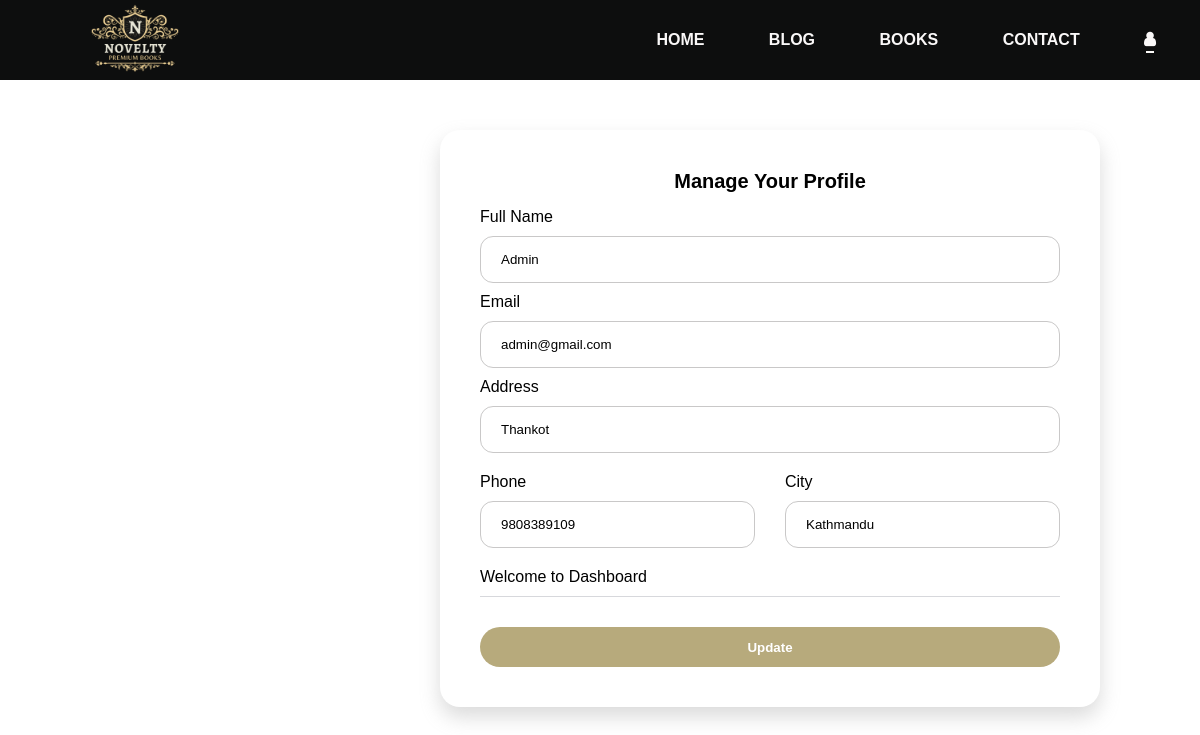
The app's page /User/user.php (signed in) with its own data.
### tables this page shows
CREATE TABLE `users` (
  `id` int(11) NOT NULL,
  `name` varchar(191) NOT NULL,
  `email` varchar(191) NOT NULL,
  `address` varchar(191) DEFAULT NULL,
  `phone` varchar(15) NOT NULL,
  `city` varchar(191) DEFAULT NULL,
  `password` varchar(191) NOT NULL,
  `role_as` tinyint(4) NOT NULL DEFAULT 0,
  `created_at` timestamp NOT NULL DEFAULT current_timestamp()
);

### User/user.php (the view, shortened to what this page needs)
<?php
if(!isset($_SESSION['auth']))
{
  header('Location: ../Login/login.php');
  exit();
}
else
{
?>
<!DOCTYPE html>
<html lang="en">
<head>
  <link href='https://unpkg.com/boxicons@2.1.1/css/boxicons.min.css' rel='stylesheet'>
    <link rel="stylesheet" href="https://stackpath.bootstrapcdn.com/font-awesome/4.7.0/css/font-awesome.min.css">
	<link rel="stylesheet" type="text/css" href="user.css">
</head>
<body>
<div class="navbar">
      <a href="../Home/Index.php"><img src="./Images/logo.png" class="logo"></a>
      <ul>
        <li><a  href="../Home/Index.php">HOME</a></li>
        <li><a href="../Blog/Blog.php">BLOG</a></li>
        <li><a href="../Book/Book.php">BOOKS</a></li>
        <li><a href="../Contact/Contact.php">CONTACT</a></li>
        <li><a class="active" onclick="toggleMenu()"><i class="fa fa-user"></i></a>&nbsp;</li>
      </ul>
              </div>
      <div class="container">
        <div class="checkoutLayout">
            <div class="right">
                <h3>Manage Your Profile</h3>
                <?php
            require '../Dashboard/configer/dbcon.php';
            $product = "Select * from users where id =".$_SESSION['id'];
            $result = mysqli_query($con, $product);
             $row = mysqli_fetch_assoc($result);
             ?>
                <form action="../Login/functions/authcode.php" method="POST">
                    <div class="group">
                        <label for="name">Full Name</label>
                        <input type="text" name="name" id="name" value="<?php echo $row['name']; ?>" required>
                    </div>
                    <div class="group">
                        <label for="email">Email</label>
                        <input type="email" id="email"  value="<?php echo $row['email']; ?>" disabled>
                    </div>
                    <div class="group">
                        <label for="address">Address</label>
                        <input type="text" name="address" value="<?php echo $row['address']; ?>" id="address"required>
                    </div>
                    <div class="sahii">
                        <div class="group">
                            <label for="phone">Phone</label>
                            <input type="number" value="<?php echo $row['phone']; ?>" name="phone" id="phone" required>
                        </div>
                        <div class="group">
                            <label for="city">City</label>
                            <input type="text" name="city" value="<?php echo $row['city']; ?>" id="city" required>
                        </div>
                    </div>
                    <?php if(isset($_SESSION['message']))
                    {
                    ?>
                    <?= $_SESSION['message'];?>
                    <?php
                    }
                    ?>
                    <div class="return">
                        </div>
                        <button type="submit" class="buttonCheckout" name="updateUserBtn">Update</button>
                    </div>
            </div>
        </div>
<?php
}
?>
</body>
</html>

### User/user.css (style rules this page uses)
* { margin: 0; padding: 0; box-sizing: border-box; font-family: 'Spartan' ,sans-serif; }
.navbar { width: 100%; top:0; left:0; transition: 0.6s;; margin: auto; padding: 35px 0; display: flex; align-items: center; justify-content: space-between; background-color: #0d0e0e; height:15px; padding: 40px 10px; z-index: 999; position: fixed; top: 0; left: 0; }
.logo { width: 100px; cursor: pointer; margin-left: 75%; }
.navbar ul li { list-style: none; display: inline-flex; margin: 0 30px; position: relative; }
.navbar ul li a { cursor: pointer; text-decoration: none; color: #faf8f8; text-transform: uppercase; font-weight: bold; }
.navbar ul li i { cursor: pointer; text-decoration: none; color: #faf8f8; text-transform: uppercase; font-weight: bold; }
.navbar ul li i:hover, .navbar li i.active .navbar li a:hover, .navbar li a.active { transition: 0.3s; }
.navbar li a.active::after, .navbar li a:hover::after { content: ""; width: 50%; height: 2px; background-color: #fbfaf8; position: absolute; bottom: -4px; left: 2px; transition: 0.3s; }
body::before { content: ""; position: fixed; top: 0; left: 0; width: 105%; height: 105%; background-size: cover; background-image: url(./Images/background.png); filter: blur(8px); z-index: -1; }
.container { margin-top: 110px; margin-left: 420px; align-items: center; transition: transform 1s; }
.checkoutLayout { display: grid; grid-template-columns: repeat(2, 1fr); gap: 50px; padding: 20px; margin-top: 80px; }
.checkoutLayout .right { background-color: #fff; margin-right: 75px; border-radius: 20px; padding: 40px; color: #000; box-shadow: 0 10px 20px #94949455; }
.checkoutLayout .right h3 { margin-bottom: 15px; font-size: 20px; text-align: center; }
.checkoutLayout .right input { margin-top: 10px; margin-bottom: 10px; }
.checkoutLayout .right .return { border-top: 1px solid #d7d8dc; }
.checkoutLayout form h1, .checkoutLayout form .group:nth-child(-n+3) { grid-column-start: 1; grid-column-end: 3; }
.checkoutLayout form input, .checkoutLayout form select { width: 100%; padding: 15px 20px; box-sizing: border-box; border-radius: 13px; margin-top: 5px; margin-bottom: 10px; border: none; border: 1px solid #c9c8c8; background-color: #ffffff; color: #000; }
.checkoutLayout .right { margin-top: 0; }
.checkoutLayout .right .return { margin-top: 10px; }
.checkoutLayout .right .sahii { display: flex; flex: 1; padding: 10px 0; }
.checkoutLayout .right .sahii .group:nth-child(1) { position: sticky; }
.checkoutLayout .right .sahii .group:nth-child(1) input { width: 275px; }
.checkoutLayout .right .sahii .group:nth-child(2) { margin-left: 30px; }
.checkoutLayout .right .sahii .group:nth-child(2) input { width: 275px; }
.buttonCheckout { width: 100%; height: 40px; border: none; border-radius: 20px; background-color: #b7aa7c; margin-top: 30px; font-weight: bold; color: #fff; cursor: pointer; transition: all ease 0.5s; }

### records on screen
users: name "Admin", email "admin@gmail.com", address "Thankot", phone "9808389109", city "Kathmandu"

### other values on screen
$_SESSION['message'] "Welcome to Dashboard"
